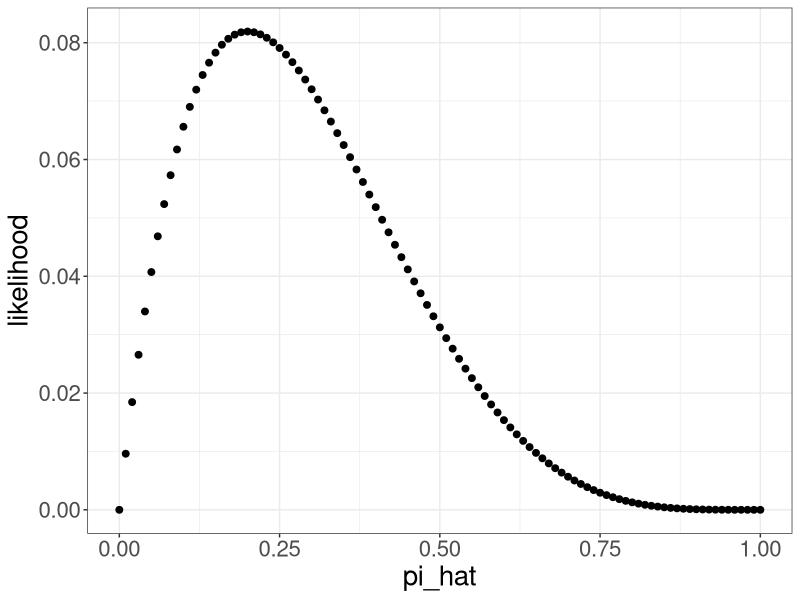

Write R code to recreate this figure.
## ---- chunk 1
# List the values for pi hat
pi_hat <- seq(from = 0, to = 1, by = 0.1)

# Create a space to store the likelihoods
likelihood <- rep(0,length(pi_hat))

# Compute and store the likelihoods
for( i in 1:length(pi_hat) ){
  likelihood[i] <- pi_hat[i]*(1-pi_hat[i])^4
}

knitr::kable(data.frame(pi_hat = pi_hat, likelihood = likelihood))
  
## ---- chunk 2
library(tidyverse)

# List the values for pi hat
pi_hat <- seq(from = 0, to = 1, by = 0.01)

# Create a space to store the likelihoods
likelihood <- rep(0,length(pi_hat))

# Compute and store the likelihoods
for( i in 1:length(pi_hat) ){
  likelihood[i] <- pi_hat[i]*(1-pi_hat[i])^4
}

data.frame(pi_hat = pi_hat, likelihood = likelihood) %>%
  ggplot(aes(x = pi_hat, y = likelihood)) +
  geom_point(size=2) +
  theme_bw() +
  theme(text = element_text(size = 20))
  
